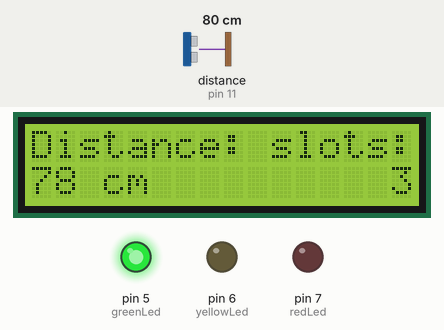
Recording of a sketch running on a simulated Arduino Uno, built with avr-gcc and run on an emulated ATmega328P. Shown: 16×2 character LCD, output pins drawn as LEDs (lit = HIGH). Wiring (inferred from the names in the program): ultrasonic range finder: trigger pin 12; echo pin 11. Inputs (shaded band) come from the test bench; at power-on: distance to the obstacle (sensor on pin 11) 80 cm. The echo pulse lasts 58.3 µs per cm; pins used as bus, display or sensor lines are not drawn.

Above: at 1.2 s.
1.3 s: distance to the obstacle (sensor on pin 11) set to 23 cm
At 2.3 s:
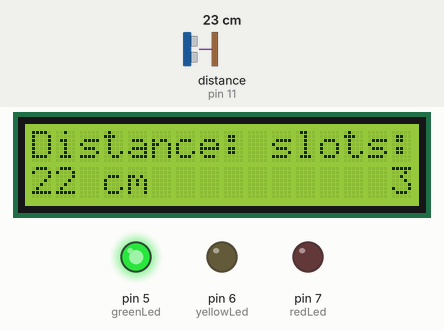
2.8 s: distance to the obstacle (sensor on pin 11) set to 19 cm
At 3.4 s:
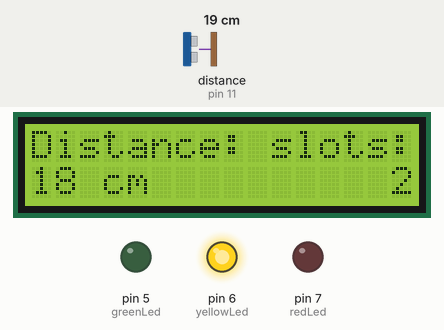
4.3 s: distance to the obstacle (sensor on pin 11) set to 13 cm
At 4.8 s:
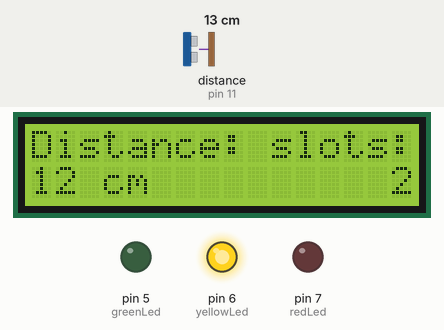
5.8 s: distance to the obstacle (sensor on pin 11) set to 10 cm
At 7.1 s:
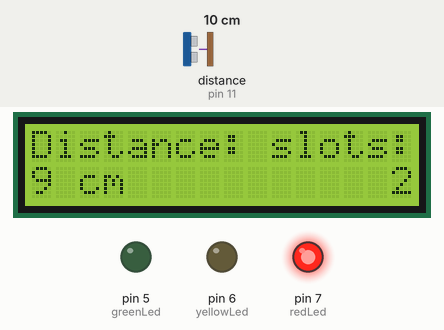
Timing chart, 0 to 8.3 s (numbered marks = the images above; inputs shaded):
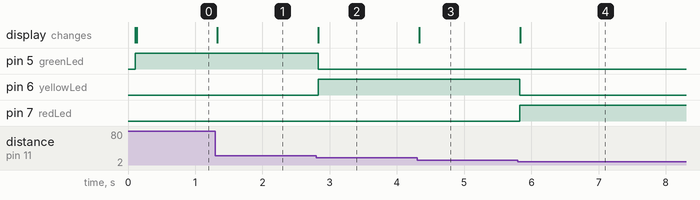

The sketch:

code.ino
```cpp
#include <Wire.h>
#include <LiquidCrystal_I2C.h>

// Initialize the LED display
LiquidCrystal_I2C lcd(0x20, 16, 2);

// Define the ultrasonic sensor pins
const int trigPin = 12;
const int echoPin = 11;

// Define the LED bulb pins
const int redLed = 7;
const int yellowLed = 6;
const int greenLed = 5;

void setup() {
  // Initialize the LED display
  lcd.init();
  lcd.backlight();

  // Set the LED bulb pins as output
  pinMode(redLed, OUTPUT);
  pinMode(yellowLed, OUTPUT);
  pinMode(greenLed, OUTPUT);

  // Set the ultrasonic sensor pins as input/output
  pinMode(trigPin, OUTPUT);
  pinMode(echoPin, INPUT);

  // Clear the LED display
  lcd.clear();

  // Display the initial message on the LED display
  lcd.setCursor(0, 0);
  lcd.print("Available slots:");
  lcd.setCursor(0, 1);
  lcd.print("3");
}

void loop() {
  // Send a 10us pulse to the ultrasonic sensor
  digitalWrite(trigPin, LOW);
  delayMicroseconds(2);
  digitalWrite(trigPin, HIGH);
  delayMicroseconds(10);
  digitalWrite(trigPin, LOW);

  // Measure the duration of the ultrasonic pulse
  long duration = pulseIn(echoPin, HIGH);

  // Calculate the distance in cm
  int distance = duration * 0.034 / 2;

  // Display the distance on the LED display
  lcd.setCursor(0, 0);
  lcd.print("Distance:");
  lcd.setCursor(0, 1);
  lcd.print(distance);
  lcd.print(" cm   ");

  // Control the LED bulbs based on the distance
  if (distance <= 10) {
    digitalWrite(redLed, HIGH);
    digitalWrite(yellowLed, LOW);
    digitalWrite(greenLed, LOW);
  } else if (distance > 10 && distance <= 20) {
    digitalWrite(redLed, LOW);
    digitalWrite(yellowLed, HIGH);
    digitalWrite(greenLed, LOW);
  } else {
    digitalWrite(redLed, LOW);
    digitalWrite(yellowLed, LOW);
    digitalWrite(greenLed, HIGH);
  }

  // Update the available parking slots on the LED display
  int availableSlots = 3;
  if (distance < 20) {
    availableSlots--;
  }
  lcd.setCursor(15, 1);
  lcd.print(availableSlots);
}
```

Measured:
- the behaviour switches between 22 and 21 cm on distance to the obstacle (sensor on pin 11) (found by bisection; images 1 and 2)
- the behaviour switches between 12 and 11 cm on distance to the obstacle (sensor on pin 11) (found by bisection; images 3 and 4)
- after the input at 1.3 s, the display: changes at once (image 1)
- after the input at 2.8 s, pin 5 (greenLed): HIGH → LOW at once; pin 6 (yellowLed): LOW → HIGH at once; the display: changes at once (image 2)
- after the input at 4.3 s, the display: changes at once (image 3)
- after the input at 5.8 s, pin 6 (yellowLed): HIGH → LOW at once; pin 7 (redLed): LOW → HIGH at once; the display: changes at once (image 4)
